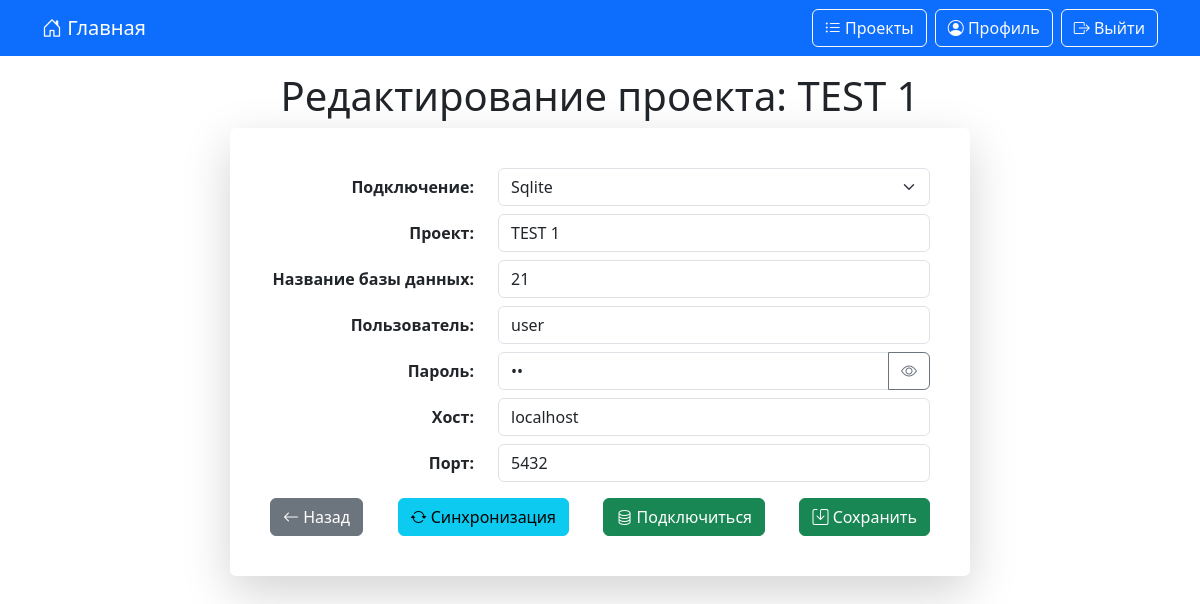
The page /project_edit/11/ (signed in) on the database as committed earlier.
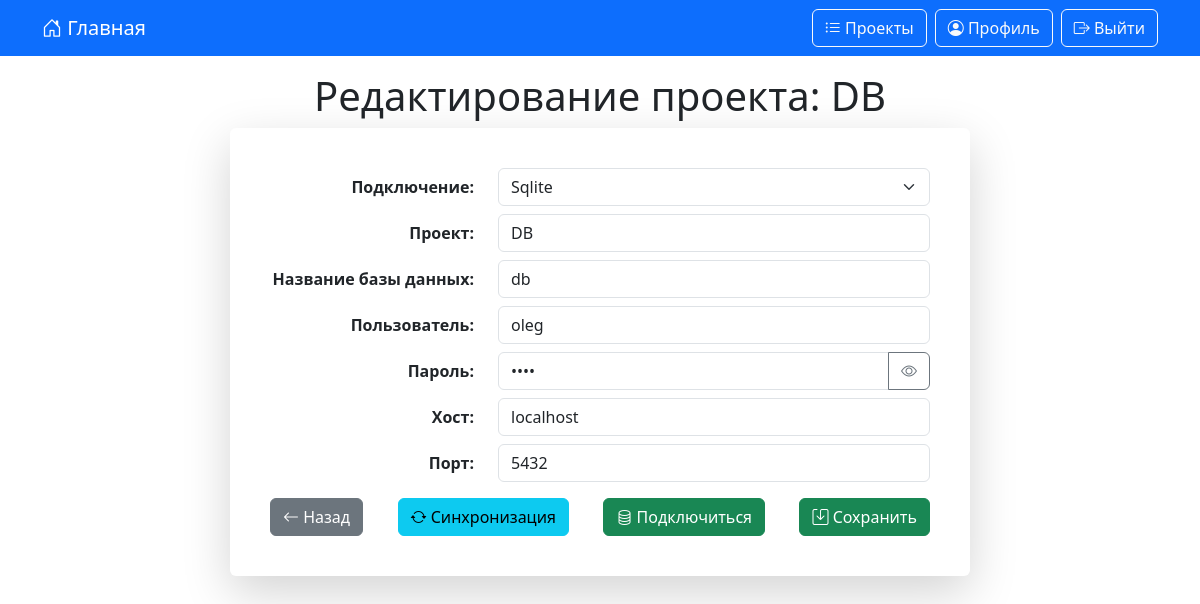
The same page on the database as committed later.
### data_generator/models.py (models this page shows, shortened)
class DateStamp(models.Model):
    created = models.DateTimeField(verbose_name='Дата создания', auto_now_add=True)
    updated = models.DateTimeField(verbose_name='Дата изменения', auto_now=True)
    class Meta:
        abstract = True

class DataBaseUser(DateStamp):
    db_project = models.CharField(verbose_name="Проект", max_length=40, unique=True)
    db_name = models.CharField(verbose_name="Название базы данных", max_length=40)
    db_user = models.CharField(verbose_name="Пользователь", max_length=40)
    db_password = models.CharField(verbose_name="Пароль", max_length=40)
    db_host = models.CharField(verbose_name="Хост", max_length=255)
    db_port = models.CharField(verbose_name="Порт", max_length=8)
    user = models.ForeignKey(CustomUser, verbose_name="Пользователь", on_delete=models.CASCADE, related_name='data_base_user')
    data_base_name = models.ForeignKey(DataBaseName, verbose_name="Подключение", on_delete=models.CASCADE, related_name='data_base_name')
    class Meta:
        verbose_name = "Проект"
        verbose_name_plural = "Проекты"
        ordering = 'db_project',

### data_generator/views.py (the view)
# urls.py: path('project_edit/<int:pk>/', project_edit, name='projects_edit'),
@login_required
def project_edit(request, pk):
    app_settings = AppSettings.objects.first()
    connect_timeout = app_settings.connect_timeout_db if app_settings else 5
    database = get_object_or_404(DataBaseUser, pk=pk, user=request.user)
    if request.method == 'POST':
        form = DataBaseUserForm(request.POST, instance=database)
        if form.is_valid():
            old_password = DataBaseUser.objects.get(pk=pk).db_password
            db_obj = form.save(commit=False)
            if not form.cleaned_data.get('db_password'):
                db_obj.db_password = old_password
            db_obj.save()
            if 'check_connection' in request.POST:
                try:
                    connection = psycopg2.connect(
                        dbname=db_obj.db_name,
                        user=db_obj.db_user,
                        password=db_obj.db_password,
                        host=db_obj.db_host,
                        port=db_obj.db_port,
                        connect_timeout=connect_timeout,
                    )
                    connection.close()
                    messages.success(request, f"Успешное подключение к базе данных '{db_obj.db_name}'.")
                except psycopg2.OperationalError:
                    messages.warning(request, "Ошибка подключения! Проверьте настройки подключения.")
                except Exception as e:
                    messages.warning(request, f"Ошибка подключения: {str(e)}")
                form = DataBaseUserForm(instance=db_obj)
                form.fields['db_password'].initial = db_obj.db_password
                form.fields['db_password'].widget.attrs['value'] = db_obj.db_password
                return render(request, 'projects_edit.html', {'form': form, 'database': db_obj})
            messages.success(request, "Данные успешно сохранены.")
            return redirect(reverse('projects_edit', args=[db_obj.pk]))
        else:
            messages.warning(request, "Исправьте ошибки в форме.")
    else:
        form = DataBaseUserForm(instance=database)
        form.fields['db_password'].initial = database.db_password
        form.fields['db_password'].widget.attrs['value'] = database.db_password
    return render(request,
                  template_name='projects_edit.html',
                  context={
                      'form': form,
                      'database': database}
                  )

### data_generator/forms.py
class DataBaseUserForm(forms.ModelForm):
    class Meta:
        model = DataBaseUser
        fields = ('data_base_name', 'db_project', 'db_name', 'db_user', 'db_password', 'db_host', 'db_port')
        widgets = {
            'data_base_name': forms.Select(attrs={'class': 'form-select', 'id': 'id_data_base_name'}),
            'db_project': forms.TextInput(attrs={'class': 'form-control'}),
            'db_name': forms.TextInput(attrs={'class': 'form-control'}),
            'db_user': forms.TextInput(attrs={'class': 'form-control'}),
            'db_password': forms.PasswordInput(attrs={'class': 'form-control', 'id': 'id_db_password'}, render_value=True),
            'db_host': forms.TextInput(attrs={'class': 'form-control'}),
            'db_port': forms.NumberInput(attrs={'class': 'form-control'}),
        }
    def __init__(self, *args, **kwargs):
        super().__init__(*args, **kwargs)
        self.fields['data_base_name'].empty_label = '— Выберите подключение —'

### data_generator/models.py (called while the page is built)
    def __str__(self):
        return self.name

### templates/projects_edit.html (shortened to what this page needs)
{% extends 'base.html' %}
{% load static %}
{% block content %}
    <h1 class="text-center mb-2">Редактирование проекта: {{ database.db_project }}</h1>
    <div class="card shadow-lg border-0 mx-auto p-4 panel-input">
        <div class="card-body">
            <form method="post" class="needs-validation" novalidate>
                <div class="row mb-2">
                    <label for="id_data_base_name" class="col-sm-4 col-form-label text-end"><strong>Подключение:</strong></label>
                    <div class="col-sm-8">
                        {{ form.data_base_name }}
                    </div>
                </div>
                <div class="row mb-2">
                    <label for="id_db_project" class="col-sm-4 col-form-label text-end"><strong>Проект:</strong></label>
                    <div class="col-sm-8">
                        {{ form.db_project }}
                    </div>
                </div>
                <div class="row mb-2">
                    <label for="id_db_name" class="col-sm-4 col-form-label text-end"><strong>Название базы данных:</strong></label>
                    <div class="col-sm-8">
                        {{ form.db_name }}
                    </div>
                </div>
                <div class="row mb-2">
                    <label for="id_db_user" class="col-sm-4 col-form-label text-end"><strong>Пользователь:</strong></label>
                    <div class="col-sm-8">
                        {{ form.db_user }}
                    </div>
                </div>
                <div class="row mb-2">
                    <label for="id_db_password" class="col-sm-4 col-form-label text-end"><strong>Пароль:</strong> </label>
                    <div class="col-sm-8">
                        <div class="input-group">
                            {{ form.db_password }}
                            <button type="button" class="btn btn-outline-secondary" id="toggleDbPasswordEdit" tabindex="-1" aria-label="Показать/скрыть пароль"><i class="bi bi-eye"></i></button>
                        </div>
                    </div>
                </div>
                <div class="row mb-2">
                    <label for="id_db_host" class="col-sm-4 col-form-label text-end"><strong>Хост:</strong></label>
                    <div class="col-sm-8">
                        {{ form.db_host }}
                    </div>
                </div>
                <div class="row mb-2">
                    <label for="id_db_port" class="col-sm-4 col-form-label text-end"><strong>Порт:</strong></label>
                    <div class="col-sm-8">
                        {{ form.db_port }}
                    </div>
                </div>
                <div class="mt-3 d-flex justify-content-between">
                    <a href="{% url 'projects' %}" class="btn btn-secondary"><i class="bi bi-arrow-left"></i> Назад</a>
                    <button type="submit" name="check_connection" value="true" class="btn btn-info"><i class="bi bi-arrow-repeat"></i> Синхронизация</button>
                    <a href="#" class="btn btn-success"><i class="bi bi-database"></i> Подключиться</a>
                    <button type="submit" class="btn btn-success"><i class="bi bi-save"></i> Сохранить</button>
                </div>
            </form>
        </div>
    </div>
{% endblock %}

Rows that differ between the two databases and show on the page:
changed DataBaseUser "Sqlite": db_project "TEST 1" → "DB"; db_name "21" → "db"; db_user "user" → "oleg"
